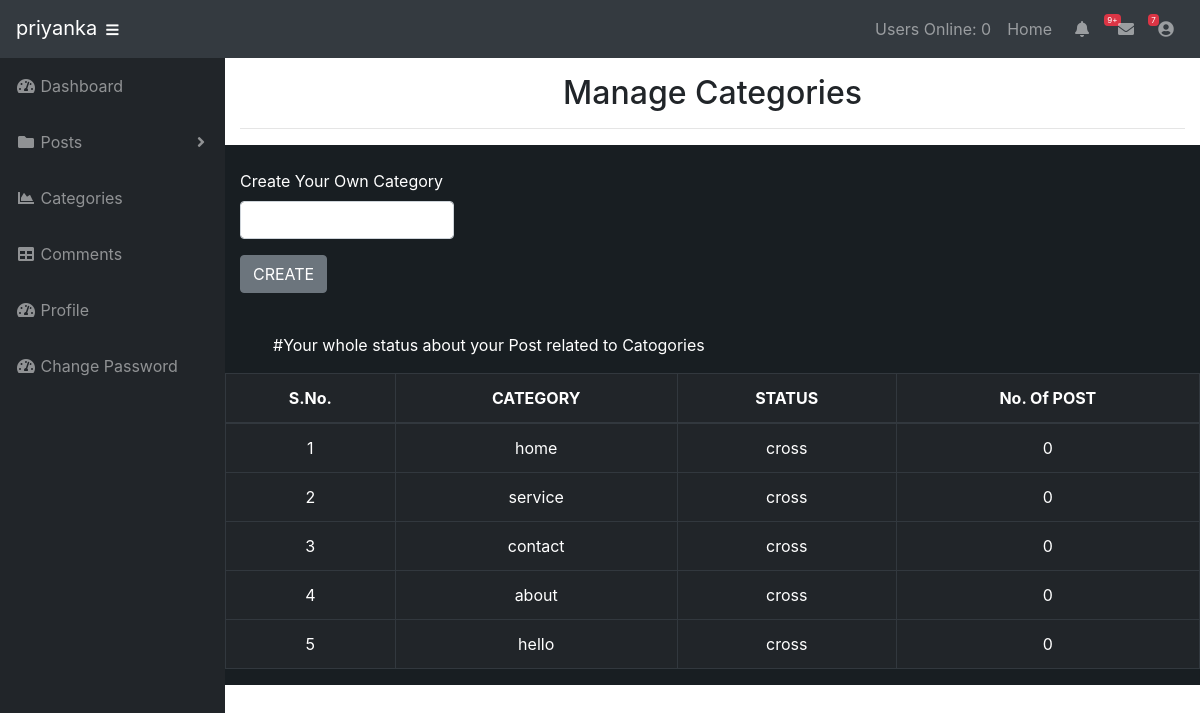
/subscriber/category.php (signed in), run on the app's committed database.
### tables this page shows
CREATE TABLE `categories` (
  `cat_id` int(3) NOT NULL,
  `cat_title` varchar(255) NOT NULL,
  `cat_creator` varchar(20) NOT NULL,
  `cat_user` varchar(2000) NOT NULL
);

### subscriber/functions.php (called while the page is built, shortened)
<?php
function currentUser(){
    if(isset($_SESSION['username'])){
        return $_SESSION['username'];
    }
    return false;
}
?>

### subscriber/category.php (the view, shortened to what this page needs)
<?php include "includes/header.php" ?>
<?php include "includes/navigation.php" ?>
<div id="wrapper">
<?php include "includes/sidebar.php" ?>
<div id="content-wrapper">
  <div class="container-fluid">
    <h2 class="text-center">Manage Categories</h2>
    <hr>
    <diV class="row" style="background-color:#181e22; color:white;" >
        <div class="col-sm-3 offest-sm-3">
            <form action="" method="POST" class="mt-4">
                <div class="form-group">
                    <label for="heading">Create Your Own Category</label>
                    <input type="text" class="form-control" name="cat_title" >
                </div>
                <div class="form-group">
                    <input type="submit" class="btn btn-secondary " name="submit" value="CREATE" >
                </div>
            </form>
        </div>
    </div>
    <diV class="row" style="background-color:#181e22; color:white;" >
        <table class="table table-hover table-dark table-bordered text-center">
        <p class='ml-5 mt-4'>#Your whole status about your Post related to Catogories</p>
            <thead>
                <tr>
                  <th scope="col">S.No.</th>
                  <th scope="col">CATEGORY</th>
                  <th scope="col">STATUS</th>
                  <th scope="col">No. Of POST</th>
                </tr>
            </thead>
            <tbody>
                <?php
                $serial=0;
                $query = "SELECT * FROM categories";
                $select_title = mysqli_query($connection,$query);
                while($row = mysqli_fetch_assoc($select_title)){
                    $cat_title = $row['cat_title'];
                    $user = currentUser();
                    $query = "SELECT * FROM categories WHERE cat_user LIKE '%$user%,' AND cat_title = '$cat_title' ";
                    $search_query = mysqli_query($connection,$query);
                    $count_cat = mysqli_num_rows($search_query);
                        echo "<tr>";
                        $serial=$serial+1;
                        echo "<td>{$serial}</td>";
                        echo "<td>{$cat_title}</td>";
                        if($count_cat==0){
                            echo "<td>cross</td>";
                        }else{
                            echo "<td>tick</td>";
                        }
                        echo "<td>{$count_cat}</td>";
                        echo "</tr>";
                    }
                ?>
            </tbody>
        </table>
    </div>
  </div>
</div>
</div>
<?php include "includes/footer.php" ?>

### subscriber/css/sb-subscriber.css (style rules this page uses)
html { position: relative; min-height: 100%; }
body { height: 100%; }
#wrapper { display: -webkit-box; display: -ms-flexbox; display: flex; }
#wrapper #content-wrapper { overflow-x: hidden; width: 100%; padding-top: 1rem; padding-bottom: 80px; }
:root { --input-padding-x: 0.75rem; --input-padding-y: 0.75rem; }

### data on the page
categories: cat_title "home", count_cat "0"
categories: cat_title "service", count_cat "0"
categories: cat_title "contact", count_cat "0"
categories: cat_title "about", count_cat "0"
categories: cat_title "hello", count_cat "0"

### other printed values
$_SESSION['username'] "priyanka"
users_online() "0"
